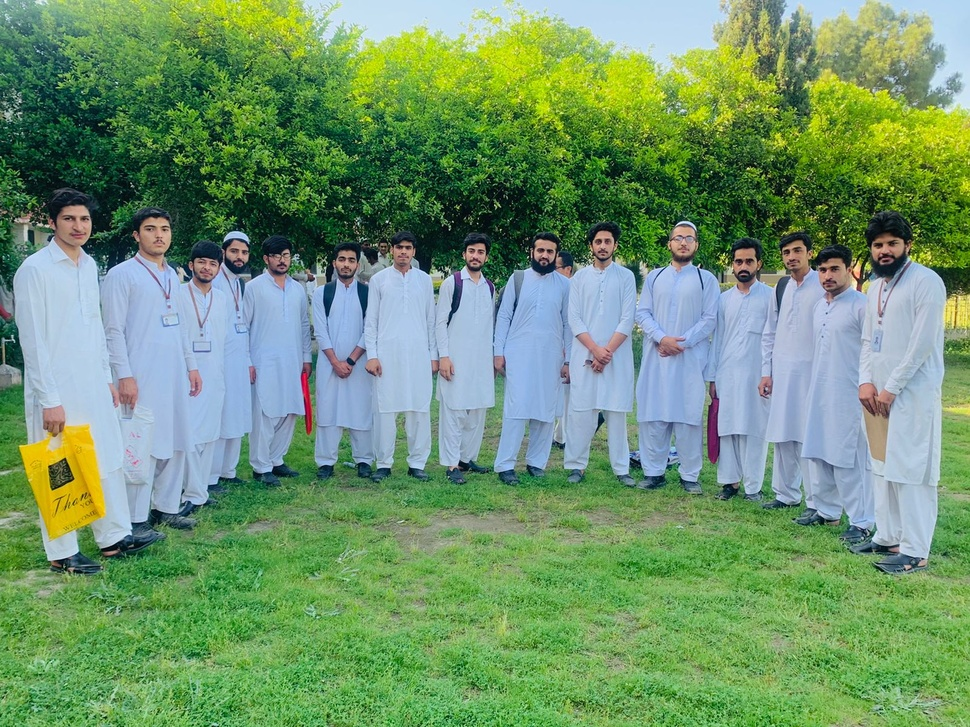
#> input picture images/img8.jpg, 970 x 727 px, shrunk from 1600 x 1200 before the run, found by its file name
$ python 16_face_detection.py
#> lines starting #> are read from the running program, lines starting #| are printed output that depends on the picture; after the words box and inside, x2 and y2 are one past the last pixel; in counts of white or black regions, pixels touching at a corner belong together
import cv2 as cv

img = cv.imread("images/img8.jpg")
#> img is the input picture: shape (727, 970, 3); mean B, G, R 109.9, 149.6, 112.8
cv.imshow(" group of people  ", img)
gray = cv.cvtColor(img, cv.COLOR_BGR2GRAY)
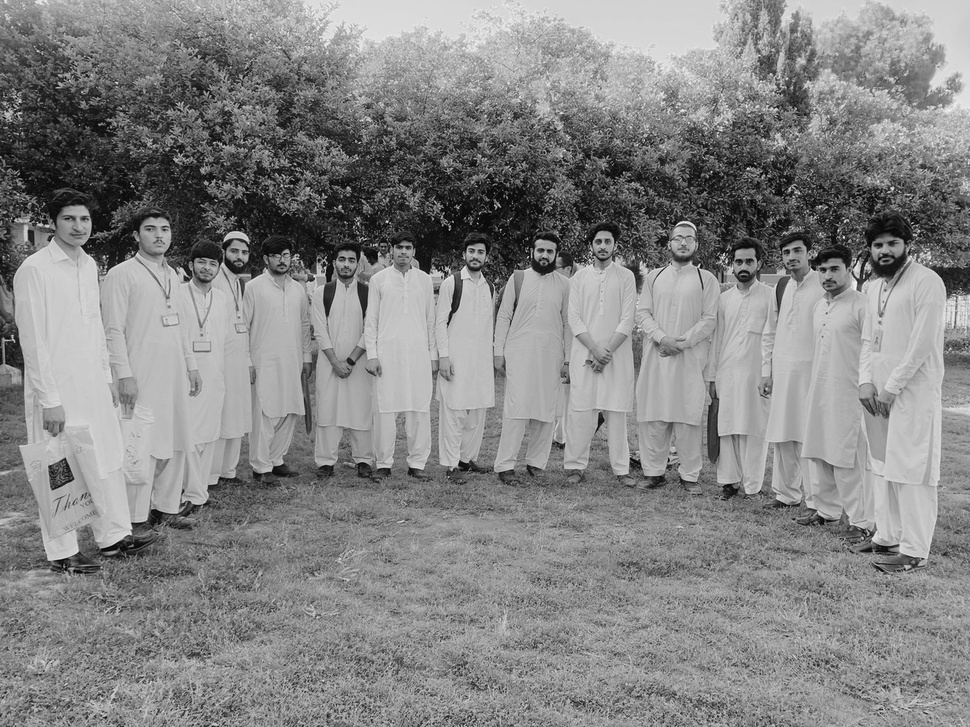
#> gray: shape (727, 970); min 0, max 252, mean 134.1

cv.imshow("gray people ", gray)

haar_cascade = cv.CascadeClassifier("harr_frontal_face.xml")

faces_rect = haar_cascade.detectMultiScale(
    gray, scaleFactor=1.1, minNeighbors=1)
#> faces_rect = 22 rows, first 6: [588, 230, 31, 31], [390, 236, 29, 29], [226, 241, 27, 27], [462, 241, 29, 29], [530, 240, 29, 29], [331, 248, 32, 32]
print(f"Number of faces found {len(faces_rect)}")
#| Number of faces found 22

for (x, y, w, h) in faces_rect:
    cv.rectangle(img, (x, y), (x+w, y+h), (0, 255, 0), thickness=2)
#> this loop made 22 passes
#> (x, y, w, h) on passes 1 to 12: (588, 230, 31, 31), (390, 236, 29, 29), (226, 241, 27, 27), (462, 241, 29, 29), (530, 240, 29, 29), (331, 248, 32, 32), (729, 251, 30, 30), (668, 227, 30, 30), (777, 240, 31, 31), (192, 252, 30, 30), (938, 422, 26, 26), (936, 438, 29, 29)
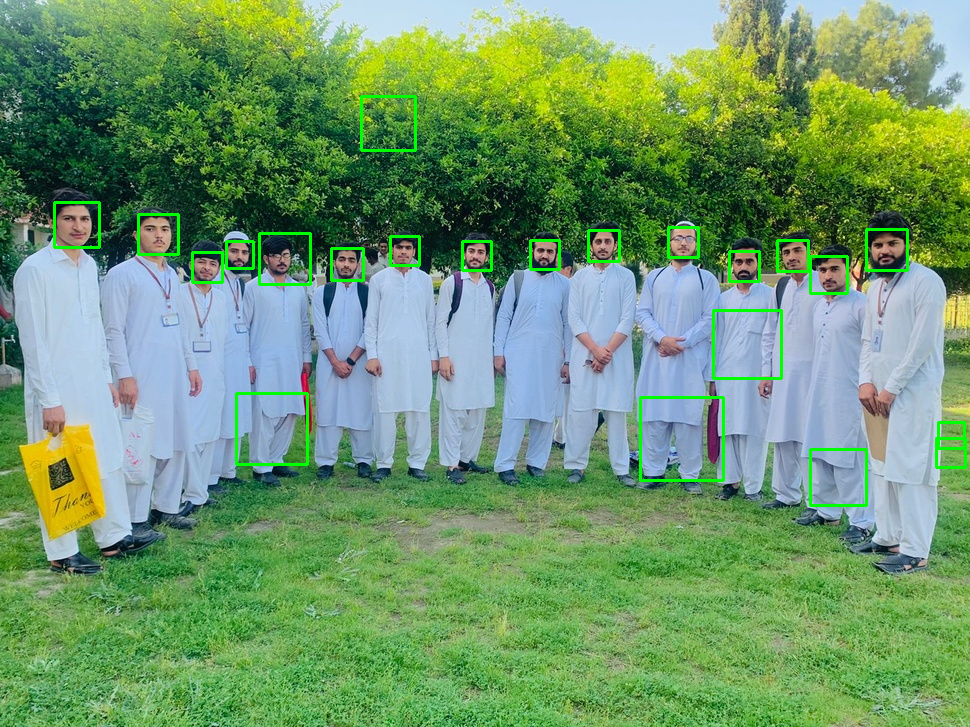
#> img: shape (727, 970, 3); 1.51% of pixels changed, all inside (x1, y1, x2, y2) = (53, 95, 967, 507)
cv.imshow("detected faces", img)

cv.waitKey(0)

$ run again, with images/img45.jpg copied over images/img8.jpg
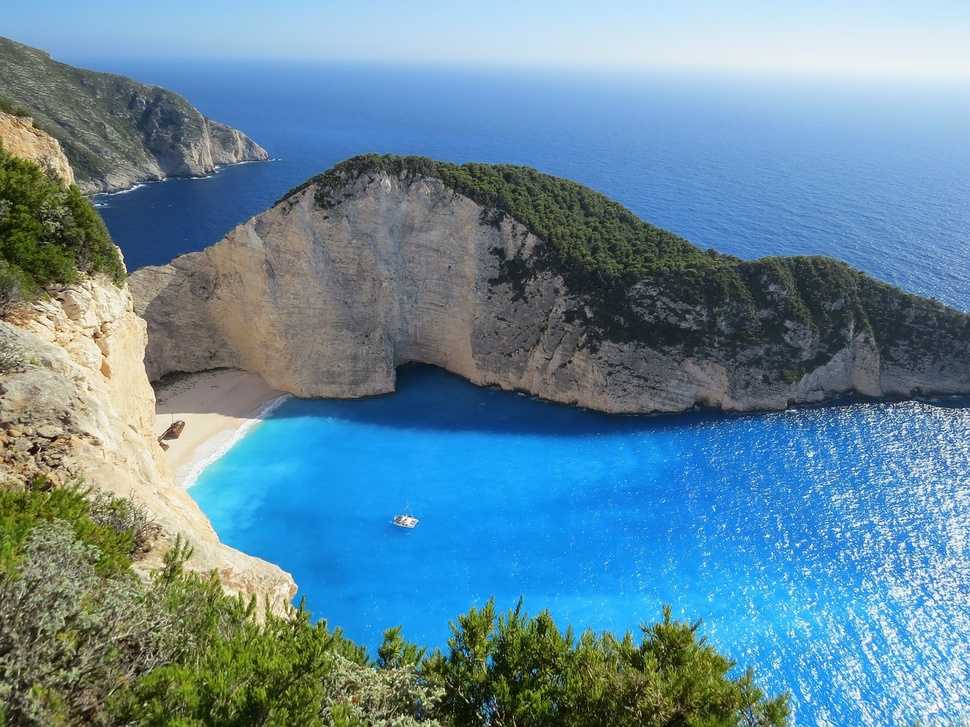
#> input picture images/img45.jpg, 970 x 727 px, shrunk from 1280 x 960 before the run, found by its file name
#> img is the input picture: shape (727, 970, 3); mean B, G, R 156.1, 137, 99.9
#> `gray = cv.cvtColor(img, cv.COLOR_BGR2GRAY)`:
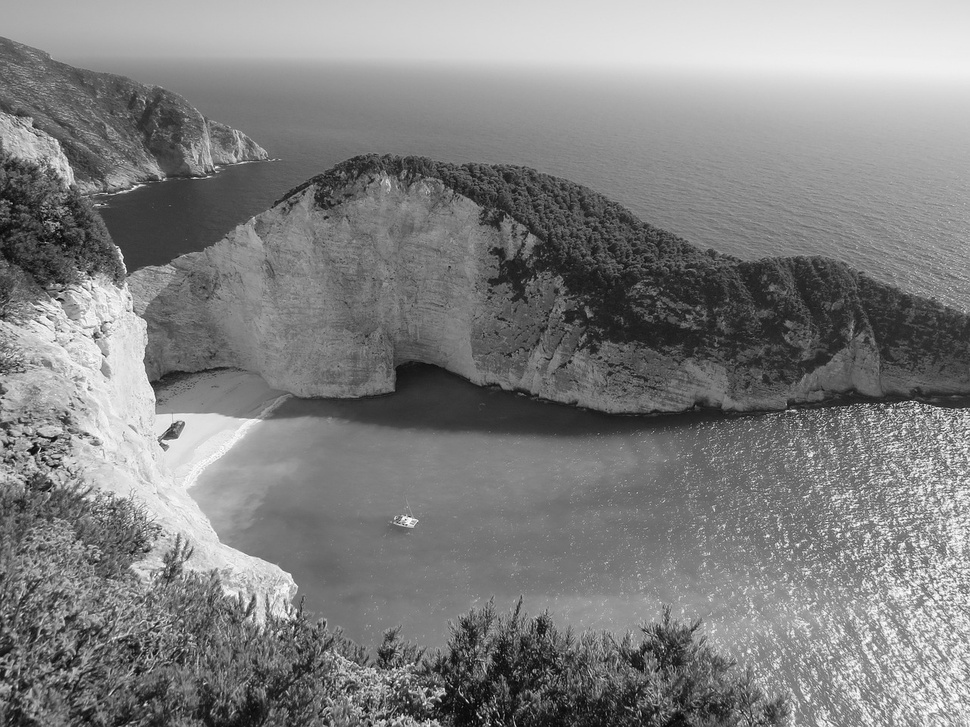
#> gray: shape (727, 970); min 1, max 255, mean 128.1
#> faces_rect = [[518, 270, 56, 56], [153, 314, 57, 57], [90, 253, 364, 364]]
#| Number of faces found 3
#> the loop `for (x, y, w, h) in faces_rect:` made 3 passes
#> after the loop `for (x, y, w, h) in faces_rect:`:
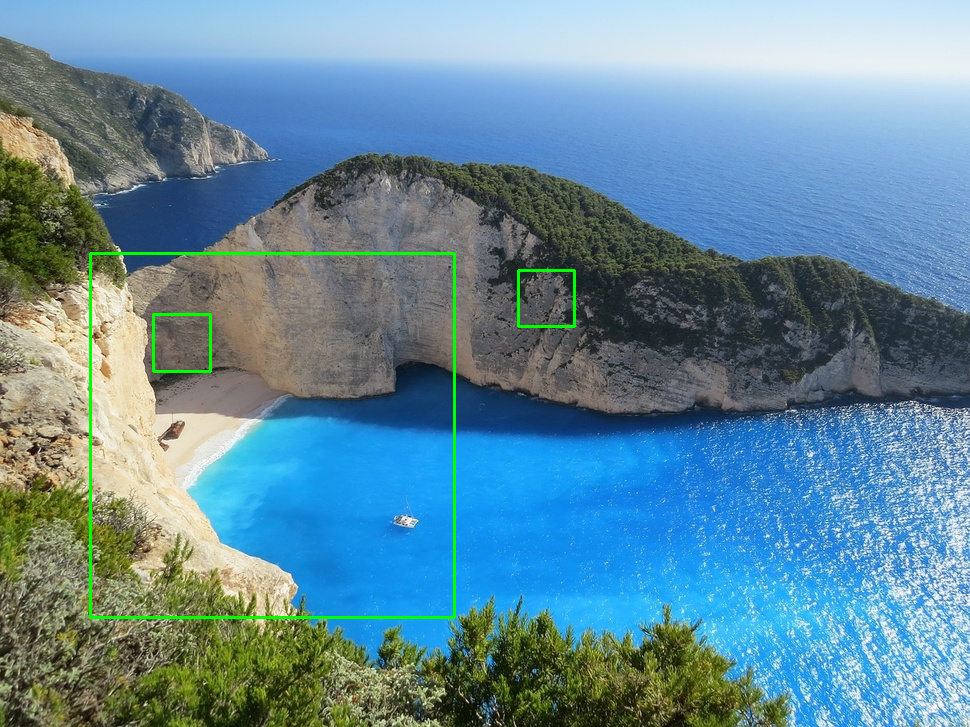
#> img: shape (727, 970, 3); 0.81% of pixels changed, all inside (x1, y1, x2, y2) = (89, 252, 576, 619)

$ run again, with images/img47.jpg copied over images/img8.jpg
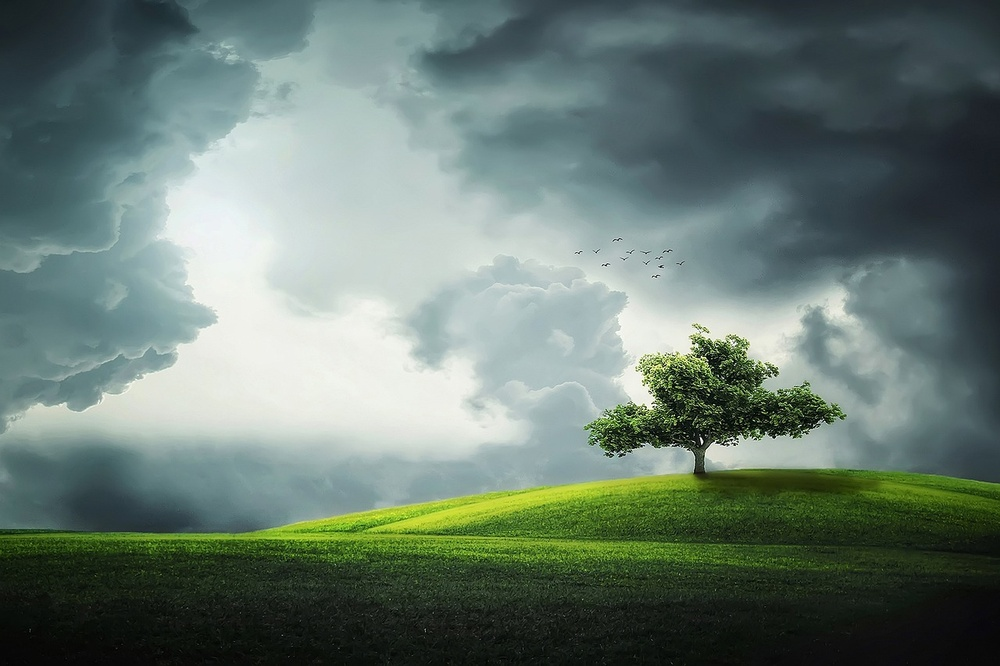
#> input picture images/img47.jpg, 1000 x 666 px, shrunk from 1280 x 853 before the run, found by its file name
#> img is the input picture: shape (666, 1000, 3); mean B, G, R 112.7, 121.4, 104
#> `gray = cv.cvtColor(img, cv.COLOR_BGR2GRAY)`:
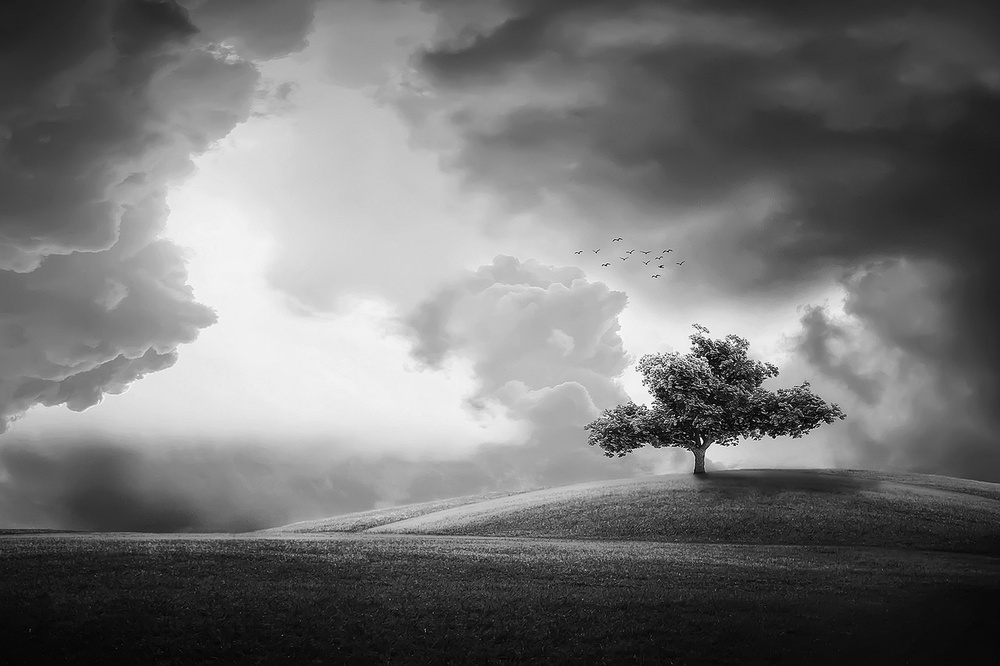
#> gray: shape (666, 1000); min 0, max 254, mean 115.2
#> faces_rect = [[87, 154, 68, 68]]
#| Number of faces found 1
#> the loop `for (x, y, w, h) in faces_rect:` made 1 pass
#> after the loop `for (x, y, w, h) in faces_rect:`:
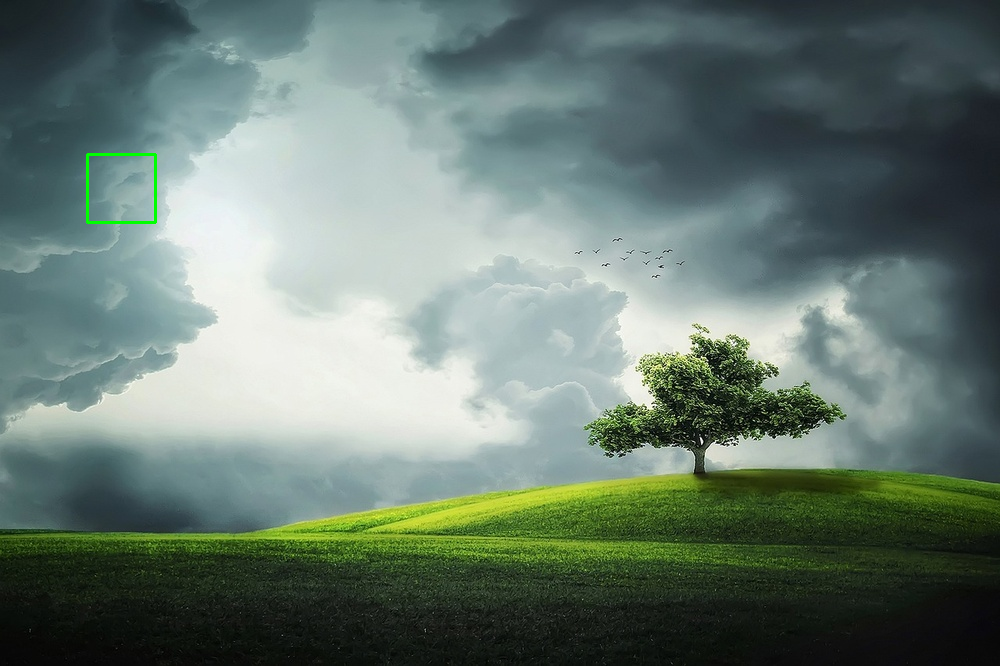
#> img: shape (666, 1000, 3); 0.12% of pixels changed, all inside (x1, y1, x2, y2) = (86, 153, 157, 224)
